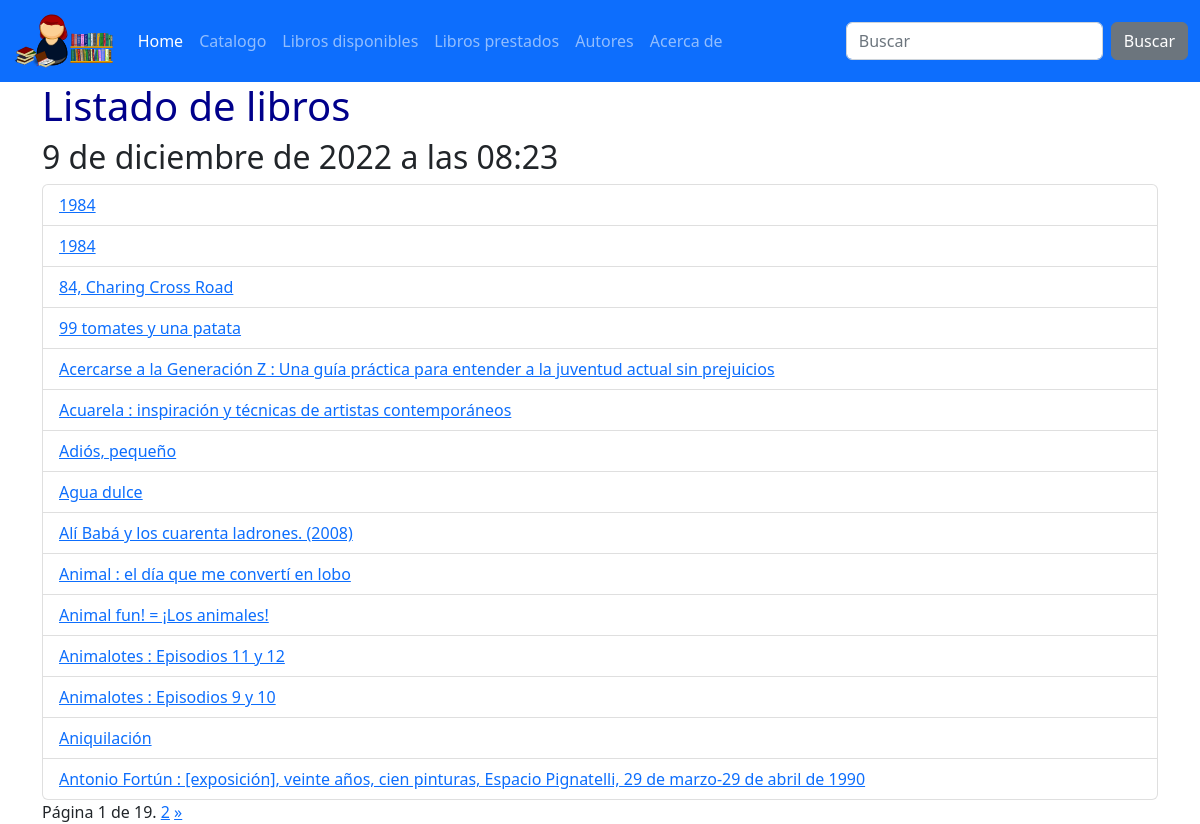
Page /catalogo/libros/ on the committed database.
### catalog/models.py (models this page shows)
class Book(models.Model):
    title = models.CharField(max_length=200)
    author = models.ForeignKey('Author',
        on_delete=models.SET_NULL, # que pasa si borramos el autor?
        null=True)  # puede ser nulo?
    summary = models.TextField(
        max_length=1000,
        help_text='Enter a brief description of the book',
        blank=True)
    isbn = models.CharField(
        'ISBN',
        max_length=13,
        help_text='13 Character <a href="https://www.isbn-international.org/content/what-isbn">ISBN number</a>')
    genre = models.ManyToManyField('Genre',
        help_text='Select a genre for this book')
    language = models.ForeignKey('Language', on_delete=models.SET_NULL, null=True)
    def __str__(self):
        return self.title
    def display_genre(self):
        """Create a string for the Genre. This is required to display genre in Admin."""
        return ', '.join(genre.name for genre in self.genre.all()[:3])
    display_genre.short_description = 'Genre'

### catalog/views.py (the view)
# urls.py: path('libros/', BookListView.as_view(), name='lista-libros'),
class BookListView(ListView):
    model = Book
    paginate_by = 15
    def get_queryset(self):
        return Book.objects.all().order_by('title')
    def get_context_data(self, **kwargs):
        context = super(BookListView, self).get_context_data(**kwargs)
        context['ahora'] = datetime.datetime.now()
        return context

### catalog/templates/catalog/book_list.html (shortened to what this page needs)
{% extends "base.html" %}
{% load static %}
{% block content %}
<h1>Listado de libros</h1>
<h2>{{ ahora }}</h2>
<ul class="list-group">
    {% for libro in book_list %}
    <li class="list-group-item"><a href="{% url 'detalle-libro' libro.id %}">{{ libro }}</a></li>
    {% empty %}
        <li class="list-group-item">No hay libros que coincida con <strong>{{ query }}</strong></li>
    {% endfor %}
</ul>
<div class="pagination">
    <span class="step-links">
        <span class="current">
            Página {{ page_obj.number }} de {{ page_obj.paginator.num_pages }}.
        </span>
        {% if page_obj.has_next %}
            <a href="?page={{ page_obj.next_page_number }}">{{ page_obj.next_page_number }}</a>
            <a href="?page={{ page_obj.paginator.num_pages }}"> &raquo;</a>
        {% endif %}
    </span>
</div>
{% endblock %}

### catalog/static/css/custom_styles.css (style rules this page uses)
h1 { color: darkblue; }

### rows in the picture
Book: title "1984"
Book: title "1984"
Book: title "84, Charing Cross Road"
Book: title "99 tomates y una patata"
Book: title "Acercarse a la Generación Z : Una guía práctica para entender a la juventud actual sin prejuicios"
Book: title "Acuarela : inspiración y técnicas de artistas contemporáneos"
Book: title "Adiós, pequeño"
Book: title "Agua dulce"
Book: title "Alí Babá y los cuarenta ladrones. (2008)"
Book: title "Animal : el día que me convertí en lobo"
Book: title "Animal fun! = ¡Los animales!"
Book: title "Animalotes : Episodios 11 y 12"
Book: title "Animalotes : Episodios 9 y 10"
Book: title "Aniquilación"
Book: title "Antonio Fortún : [exposición], veinte años, cien pinturas, Espacio Pignatelli, 29 de marzo-29 de abril de 1990"

### other values in the picture
{{ ahora }} "9 de diciembre de 2022 a las 08:23"
{{ page_obj.number }} "1"
{{ page_obj.paginator.num_pages }} "19"
{{ page_obj.next_page_number }} "2"
